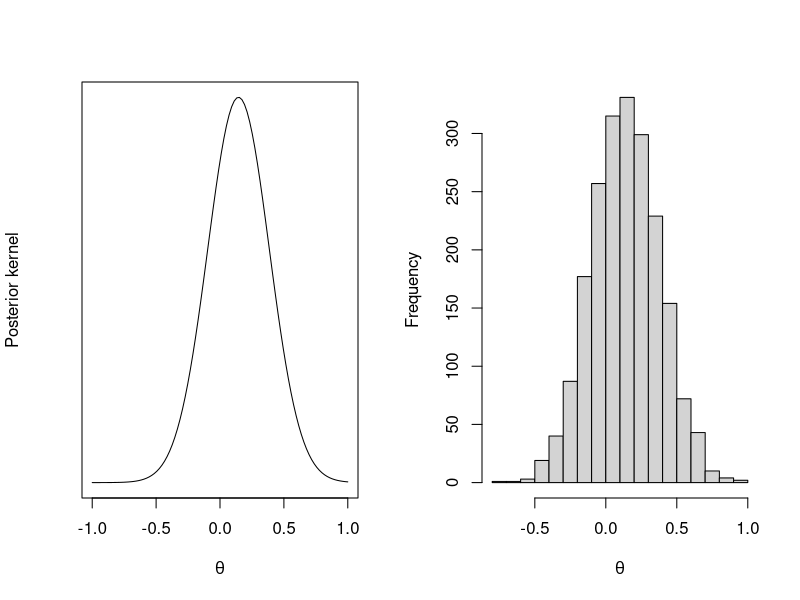
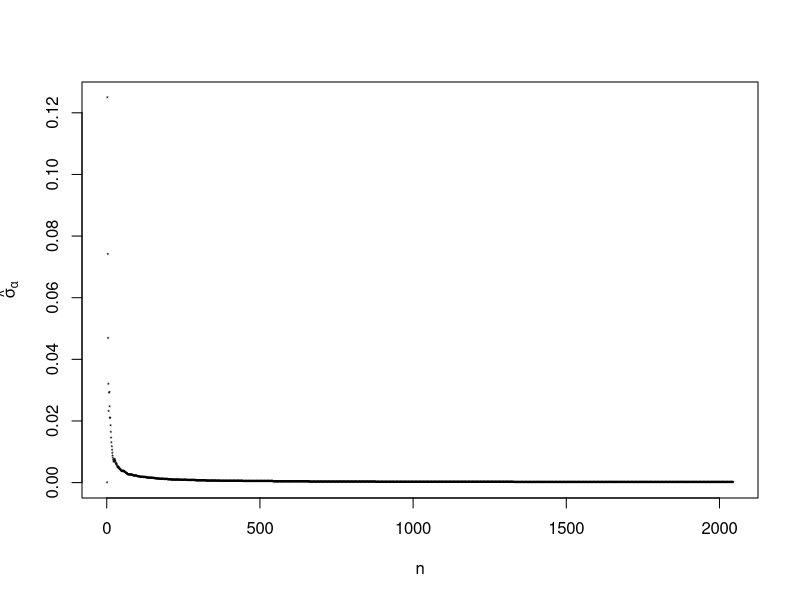
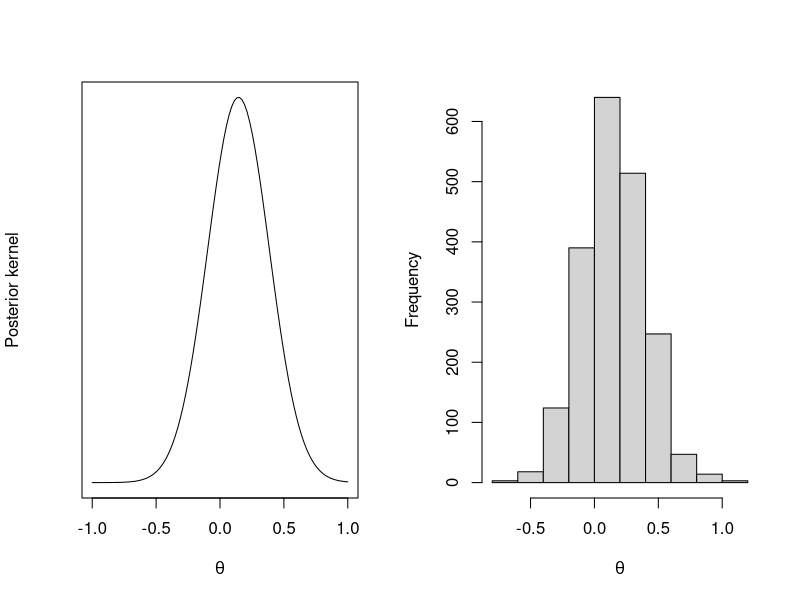
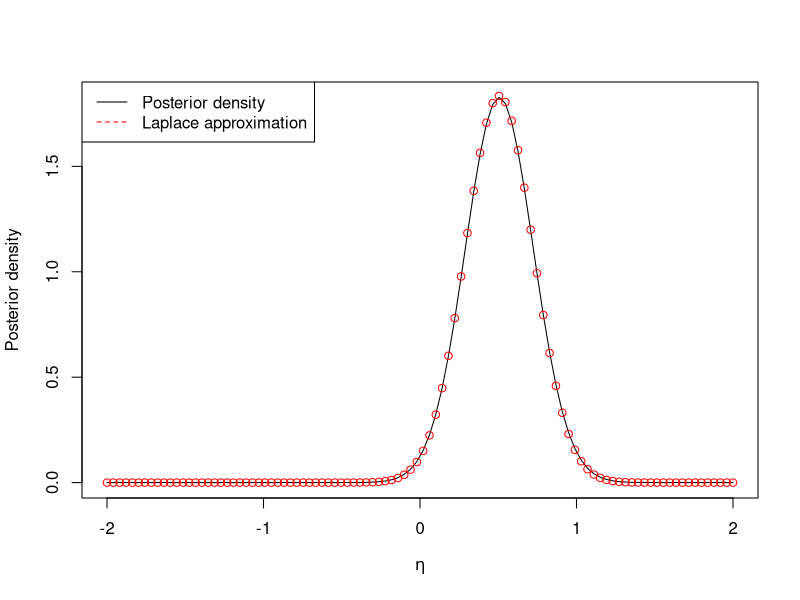
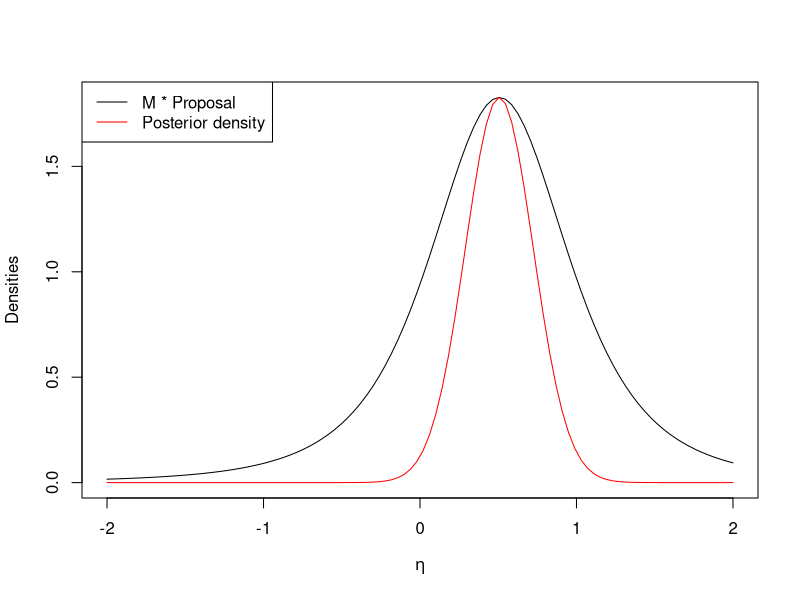
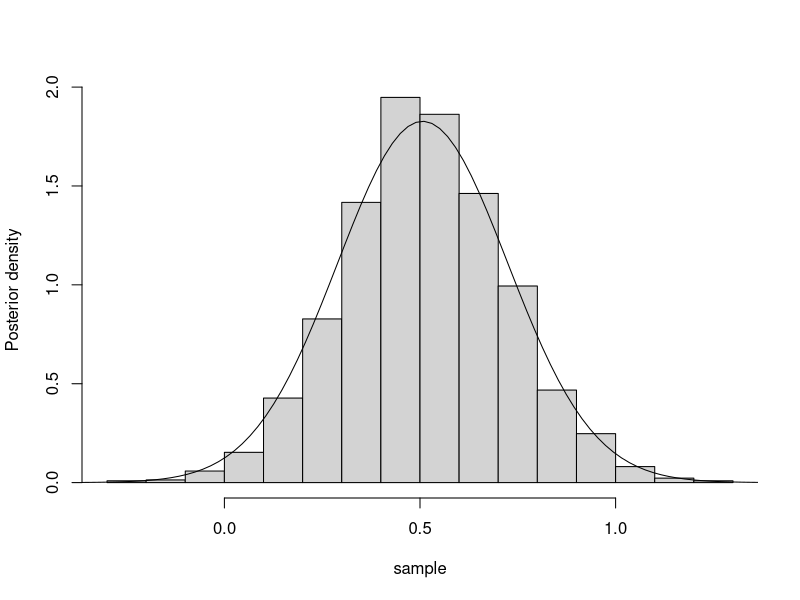

These figures' R source, in order: (Note: this script raises an error after producing the figures.)
## ---- chunk 1
# Initial seed
set.seed(12345)
## ---- chunk 2
# Parameters
mu <- 0
sigma <- 0.25
n_data <- 5
y_data <- 5
## ---- chunk 3
# Posterior kernel
PosteriorKernel <- function(theta){
    ker <- exp(y_data*theta) / (1+exp(theta))^n_data
    ker <- ker * exp(-(theta-mu)^2/(2*sigma^2))
    return (ker)
}  
# Prior kernel as a proposal distribution
ProposalKernel <- function(theta){
    ker <- exp(-(theta-mu)^2/(2*sigma^2))
    return (ker)
}
# Prior normalization
Z <- sqrt(2*pi*sigma^2)
# Sample from proposal
ProposalSample <- function(n=1){
    x <- rnorm(n,mu,sigma)
    return (x)
}
## ---- chunk 4
# Accept-reject algorithm. K = M * Z_target / Z_proposal, where M is the ratio bound in accept-reject algorithm.
AccRej <- function(n, K){
    samples <- c()
    while(length(samples) < n){
        x <- ProposalSample()
        u <- runif(1)
        if(u*K < PosteriorKernel(x) / ProposalKernel(x)){
            samples <- c(samples, x)
        }
  }
  return(samples)
}
## ---- chunk 5
# Sample from from the posterior using the acc-rej algorithm
x <- seq(-4*sigma,4*sigma,length.out = 100)
y <- PosteriorKernel(x)
threshold <- 1e-4 #1e-5
x_ar <- c()
prob <- c()
varest <- c()
count <- 0
min <- 10
max <- 40000

repeat{
    count <- count + 1
    x_ar <- c(x_ar, AccRej(1, K=1))
    prob <- c(prob, length(x_ar[x_ar > 0]) / length(x_ar))
    varest <- c(varest, prob[count] * (1 - prob[count]) / length(x_ar))
    if( ( varest[count] < threshold && count > min ) || count >= max ){
        break
    }
}
alpha <- prob[count]
## ---- chunk 6
# plot
par(mfrow = c(1, 2))
plot(x,y, type="l", xlab=expression(theta), ylab="Posterior kernel", yaxt='n')
hist(x_ar, main="", xlab=expression(theta))
# Restore default plot options
par(mfrow = c(1, 1))
## ---- chunk 7
# Plot of the estimator of the variance of the estimator as a function of the sample size
plot(seq(1,count,1),varest, pch="*", cex=0.5, xlab="n", ylab=expression(hat(sigma)[alpha]))
## ---- chunk 8
print(paste0("Confidence interval [", round(alpha+qnorm(0.025)*sqrt(varest[count]),4), ",", round(alpha+qnorm(0.975)*sqrt(varest[count]),4), "]"))
## ---- chunk 9
# Generate a sample from the proposal distribution
M <- 10000
theta <- ProposalSample(M)
# Calculate and normalize weights
w <- PosteriorKernel(theta) / ProposalKernel(theta)
w <- w / sum(w)
# Perform resampling
m <- 2000
resample <- function(theta, w) {
  indices <- sample(1:M, size = m, replace = TRUE, prob = w)
  return(theta[indices])
}
theta <- resample(theta, w)
alpha <- length(theta[theta > 0]) / length(theta)
sigma_alpha <- alpha*(1-alpha) / length(theta)
## ---- chunk 10
# plot
par(mfrow = c(1, 2))
plot(x,y, type="l", xlab=expression(theta), ylab="Posterior kernel", yaxt='n')
hist(theta, xlab=expression(theta), main="")
# Restore default plot options
par(mfrow = c(1, 1))
## ---- chunk 11
print(paste0("Confidence interval [", round(alpha+qnorm(0.025)*sqrt(sigma_alpha),4), ",", round(alpha+qnorm(0.975)*sqrt(sigma_alpha),4), "]"))
## ---- chunk 12
laplace <- optim(par=0.0, fn= function (x) log(PosteriorKernel(x)), method = "BFGS",  control=list(fnscale=-1), hessian = TRUE)
# Find the mode
mode <- laplace$par
# Find the variance
var <- -1 / (laplace$hessian)
# Normal approximation
alpha <- pnorm(0, mean=mode, sd=sqrt(var), lower.tail=FALSE)
## ---- chunk 13
# Probability that the coin is biased toward heads
print(paste0("Probability that the coin is biased toward heads: ", round(alpha,4)))
## ---- chunk 14
# Clear workspace exept specified objects
rm(list=ls())
#rm(list=setdiff(ls(), "AccRej"))
## ---- chunk 15
library(knitr)  
x <- 1:4
y <- c(125,18,20,34)  
d <- data.frame(x,y)
names(d) <- c("Category", "Frequency")
kable(d)
## ---- chunk 16
# Posterior kernel
PosteriorKernel <- function(eta){
    ker <- 125*log(2+3*exp(eta)) + 35*eta -199*log(1+exp(eta)) - 197*log(4)
    return (exp(ker))
}
# Posterior normalization
Z_post <- integrate(function(x) (PosteriorKernel(x)), -Inf, Inf)$value
# Posterior density
Posterior <- function(x){
    return ( PosteriorKernel(x) / Z_post )
}  
## ---- chunk 17
laplace <- optim(par=0.0, fn= function (x) log(PosteriorKernel(x)), method = "BFGS",  control=list(fnscale=-1), hessian = TRUE)
# Find the mode
mode <- laplace$par
# Find the variance
var <- -1 / (laplace$hessian)
## ---- chunk 18
# plot
x <- seq(-2, 2, length.out = 100)
y <- Posterior(x)
plot(x,y, type="l", lwd="1", col="black", xlab=expression(eta), ylab="Posterior density")
y <- dnorm(x,mode,sqrt(var))
points(x,y, col="red")
legend( "topleft", legend=c( "Posterior density", "Laplace approximation"), col=c("black", "red"), lty=c(1,2))
## ---- chunk 19
print(paste0("Mean value: ", round(mode,4)))
print(paste0("Standard deviation: ", round(sqrt(var),4)))
## ---- chunk 20
low_eta <- round(mode+qnorm(0.025)*sqrt(var),4)
high_eta <- round(mode+qnorm(0.975)*sqrt(var),4)
CI_la <- c("Confidence interval", "[", low_eta, ",", high_eta, "]")
print(paste0(CI_la, collapse=""))
CI_la <- CI_la[-1]
## ---- chunk 21
low_theta <- round(exp(low_eta) / (1 + exp(low_eta)),4)
high_theta <- round(exp(high_eta) / (1 + exp(high_eta)),4)
CI_la_theta <- c("Confidence interval", "[", low_theta, ",", high_theta, "]")
print(paste0(CI_la_theta, collapse=""))
## ---- chunk 22
library(mnormt)
dof = 3
# Proposal distrubution
Proposal <- function(x){
  return(dmt(x, mean=mode, S=sqrt(var), df = dof))
}
# Sample from proposal
ProposalSample <- function(n=1){
    x <- rmt(n, mode, sqrt(var), dof)
    return (x)
}
## ---- chunk 23
# Sample from from the posterior using the acc-rej algorithm.
optim <- optim(par=0.0, fn= function (x) Posterior(x) / Proposal(x), method = "BFGS",  control=list(fnscale=-1))
M <- optim$value
print(paste0(c("M=", round(M,4)), collapse=""))
## ---- chunk 24
# plot
x <- seq(-2, 2, length.out = 100)
y <- M * dmt(x,mode,sqrt(var),dof)
plot(x,y, type="l", ylim=c(0,max(y)), xlab=expression(eta), ylab="Densities")
y <- Posterior(x)
lines(x,y, col="red", ylab="Posterior density")
legend( "topleft", legend=c( "M * Proposal", "Posterior density"), col=c("black", "red"), lty=c(1,1))
## ---- chunk 25
# Accept-reject algorithm
AccRej <- function(n, M){
    samples <- c()
    while(length(samples) < n){
        x <- ProposalSample()
        u <- runif(1)
        if(u*M < Posterior(x) / Proposal(x)){
            samples <- c(samples, x)
        }
  }
  return(samples)
}
## ---- chunk 26
threshold <- 1e-8
x_ar <- c()
varest <- c()
count <- 0
min <- 10

repeat{
    count <- count + 1
    x_ar <- c(x_ar, AccRej(1, M))
    varest <- c(varest, sd(x_ar))
    if(abs(varest[count]-varest[count-1]) < threshold && count > min){
        break
    }
}

x_ar <- x_ar[-1]
varest <- varest[-1]
count <- count -1

mean <- mean(x_ar)
sdv <- varest[count]
## ---- chunk 27
# plot
x <- seq(-0.5, 1.5, length.out = 100)
y <- Posterior(x)
hist(x_ar, main="", xlab="sample", ylab="Posterior density", freq=FALSE)
lines(x,y, type="l")
## ---- chunk 28
print(paste0("Mean value: ", round(mean,4)))
print(paste0("Standard deviation: ", round(sdv,4)))
## ---- chunk 29
CI_ac <- c("Confidence interval", "[", round(mean+qnorm(0.025)*sdv,4), ",", round(mean+qnorm(0.975)*sdv,4), "]")
print(paste0(CI_ac, collapse=""))
CI_ac <- CI_ac[-1]
## ---- chunk 30
# Clear workspace exept specified objects
rm(list=ls())
## ---- chunk 31
x <- c(1, 2, 3, 4, 5, 6, 7, 8, 9, 10, 11, 12, 13, 14, 15, 16, 17, 18)
y <- c(15, 11, 14, 17, 5, 11, 10, 4, 8, 10, 7, 9, 11, 3, 6, 1, 1, 4)
d <- data.frame(x,y)
names <- c("Months", "$y_i$")
kable(d)
## ---- chunk 32
# Constants
N <- length(x)
A <- sum(y)
D <- sum(y * seq_along(y))
# Auxiliary function
func <- function(beta1){
    res <- sum(exp(beta1*x))
    return (res)
}
# log posterior, up to the additive constant (related to the normalization)
logPost <- function(beta){
    beta0 <- beta[1]
    beta1 <- beta[2]
    res <- A*beta0 + D*beta1 - func(beta1)*exp(beta0)
    return (res)
}
# Posterior kernel
PosteriorKernel <- function(beta){
    return (exp(logPost(beta)))
}
## ---- chunk 33
laplace <- optim(par=c(0, -0.5), fn = logPost, control=list(fnscale=-1), method = "Nelder-Mead", hessian = TRUE)
# Find the mode
mode <- laplace$par
# Find the variance
Sigma <- -solve(laplace$hessian)
var <- Sigma[2,2]
## ---- chunk 34
print(paste0("Mean value: ", round(mode[2],4)))
print(paste0("Standard deviation: ", round(sqrt(var),4)))
## ---- chunk 35
library(mvtnorm)
dof <- 5
# Proposal density. A multivariate t (parameters given by the Laplace's approximation)
Proposal <- function(x){
    return (dmvt(x, delta=mode, sigma=Sigma, df=dof, type="shifted", log=FALSE))
}
ProposalSample <- function(n=1){
    return (rmvt(n=n, sigma=Sigma, df=dof, delta=mode, type="shifted"))
}
## ---- chunk 36
# Generate a sample from the proposal distribution
m <- 1000
M <- m * 10
betasample <- ProposalSample(M)
# Calculate and normalize weights
weights <- function(betasample){
    numer <- apply(betasample, 1, PosteriorKernel)
    denom <- apply(betasample, 1, Proposal)
    w <- numer / denom
    w <- w / sum(w)
    return (w)
}
w <- weights(betasample)
# Perform resampling
resample <- function(betasample, w){
  indices <- sample(1:M, size = m, replace = TRUE, prob = w)
  return(betasample[indices,])
}
betasample <- resample(betasample, w)
## ---- chunk 37
print(paste0("Mean value: ", round(mean(betasample[,2]),4)))
print(paste0("Standard deviation: ", round(sd(betasample[,2]),4)))
## ---- chunk 38
# Clear workspace exept specified objects
rm(list=ls())
## ---- chunk 39
x <- c(1545, 1440, 1440, 1520, 1580, 1540, 1555, 1490, 1560, 1495, 1595, 1550, 1605, 1510, 1560, 1445, 1440, 1595, 1465, 1545, 1595, 1630, 1515, 1635, 1625, 1520, 1455, 1450, 1480, 1445)
x <- matrix(x, ncol=5, byrow=TRUE)
dimnames(x) <- list(1:6, paste0("S", 1:5))  
kable(x, row.names=TRUE)      
## ---- chunk 40
# Define some parameters
N <- 6
n <- 5
mu <- rowMeans(x)
S <- rowSums((x-mu)^2)
## ---- chunk 41
dgamma(x, shape, rate = 1, scale = 1/rate, log = FALSE)
